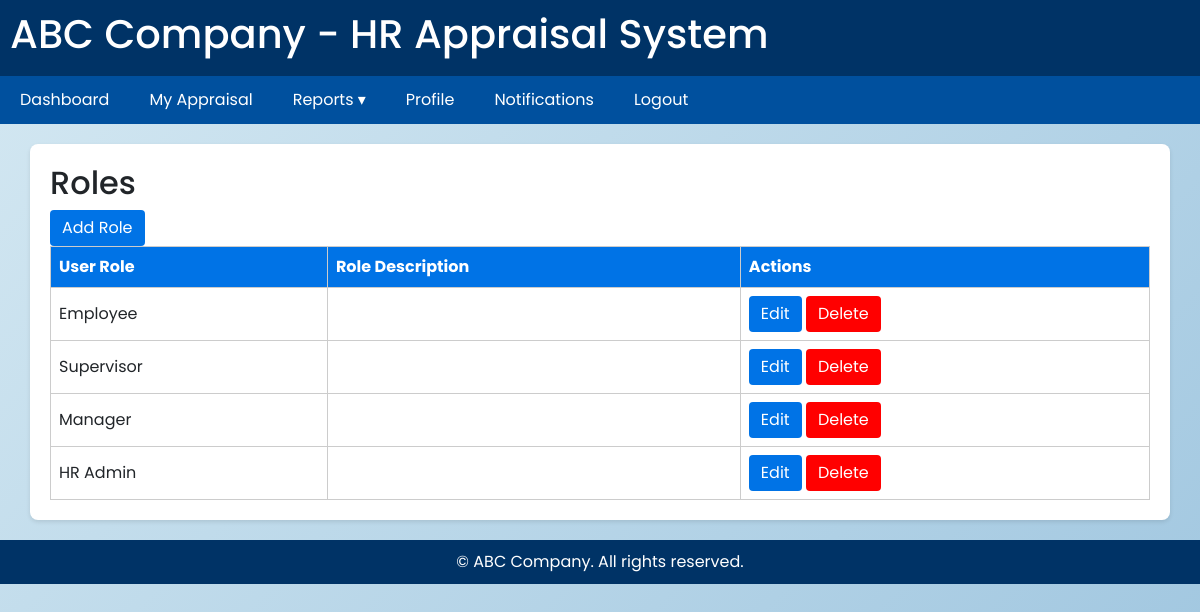
The app's page /masters/roles/ (signed in) with its own data.
### masters/models.py (models this page shows, shortened)
class Role(models.Model):
    role_name = models.CharField(max_length=100)
    description = models.TextField(blank=True, null=True)

### masters/views.py (the view)
# urls.py: path("roles/", views.RoleList.as_view(), name="roles_list"),
class RoleList(LoginRequiredMixin, ListView):
    model = Role
    template_name = "masters/roles_list.html"
    context_object_name = "roles"
    login_url = '/accounts/login/'      # where to redirect if not logged in
    redirect_field_name = 'next'

### masters/context_processors.py (called while the page is built)
def role_name(request):
    if request.user.is_authenticated:
        try:
            employee = Employee.objects.get(user=request.user)
            return {"role_name": employee.role.role_name.lower()}
        except Employee.DoesNotExist:
            return {"role_name": None}
    return {"role_name": None}

### templates/masters/roles_list.html (shortened to what this page needs)
{% extends "base.html" %}
{% block content %}
<div class="container">
  <h2>Roles</h2>
  <a class="btn" href="{% url 'masters:roles_add' %}">Add Role</a>
  <table>
    <tr>
      <th>User Role</th>
      <th>Role Description</th>
      <th>Actions</th>
    </tr>
    {% for role in roles %}
    <tr>
      <td>{{ role.role_name }}</td>
      <td>{{ role.description }}</td>
      <td>
        <a href="{% url 'masters:roles_edit' role.id %}" class="btn">Edit</a>
        <a href="{% url 'masters:roles_delete' role.id %}" class="btn" style="background-color:red;">Delete</a>
      </td>
    </tr>
    {% empty %}
    <tr><td colspan="3">No roles available</td></tr>
    {% endfor %}
  </table>
</div>
{% endblock %}

### static/style.css (style rules this page uses)
* { margin: 0; padding: 0; box-sizing: border-box; font-family: "Poppins", sans-serif; }
body { margin: 0; padding: 0; background: linear-gradient(135deg, #d4e8f2, #9ec5df); height: 100vh; overflow: hidden; }

### templates/base.html (style rules this page uses)
body { font-family: Arial, sans-serif; margin:0; background-color:#f5f9fc; }
.container { background:white; padding:20px; border-radius:8px; box-shadow:0 2px 4px rgba(0,0,0,0.1); }
table { border-collapse:collapse; width:100%; }
table, th, td { border:1px solid #ccc; }
th { background-color:#0073e6; color:white; }
td, th { padding:8px; text-align:left; }
.btn { background-color:#0073e6; color:white; padding:6px 12px; border:none; border-radius:4px; cursor:pointer; }

### records on screen
Role: role_name "Employee"
Role: role_name "Supervisor"
Role: role_name "Manager"
Role: role_name "HR Admin"
